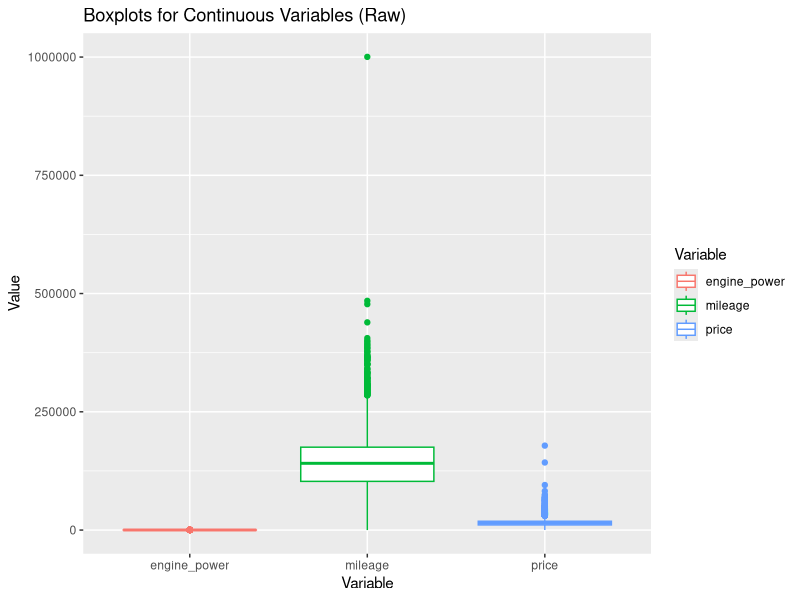
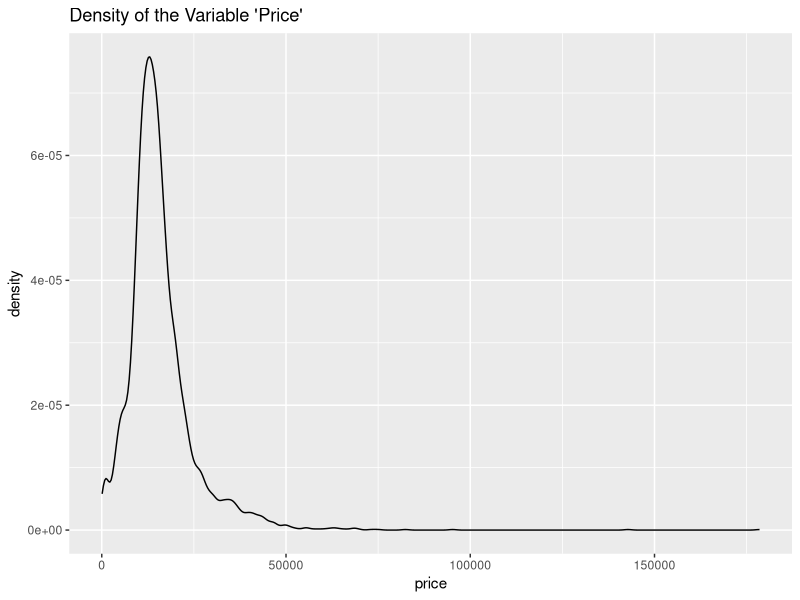
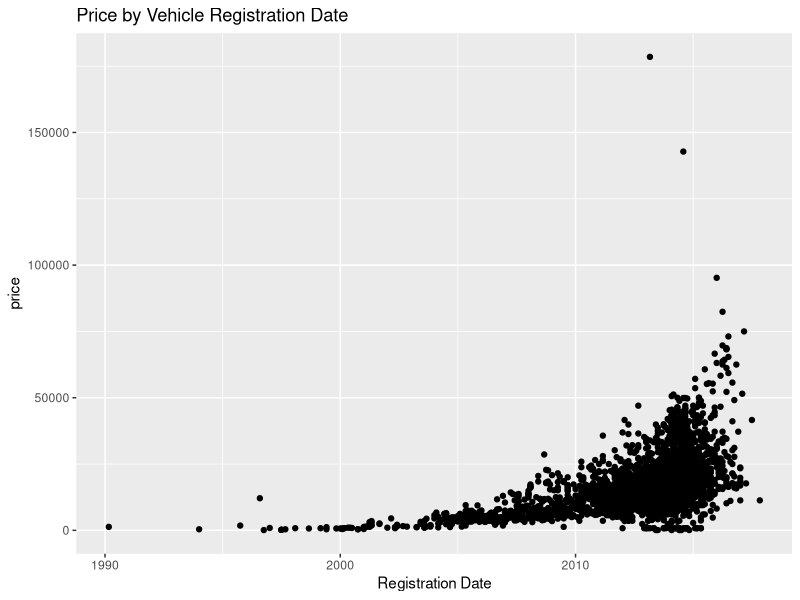
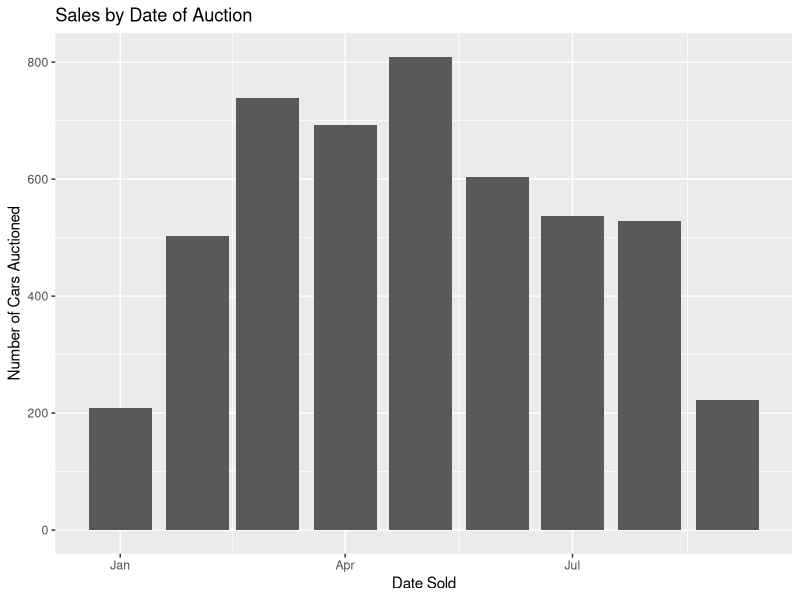
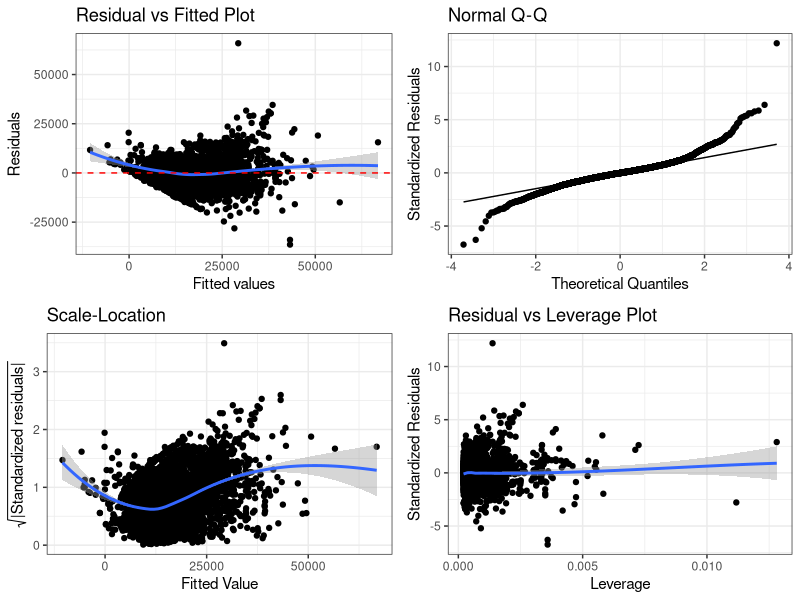
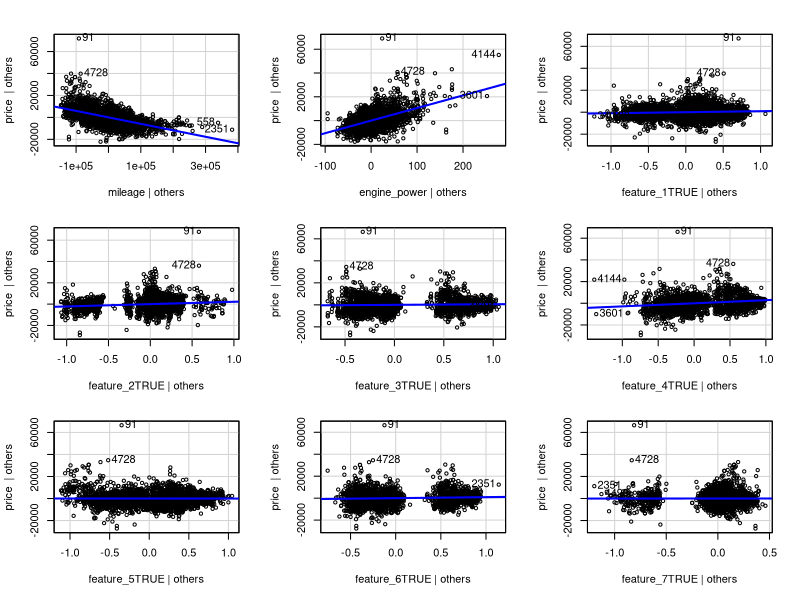
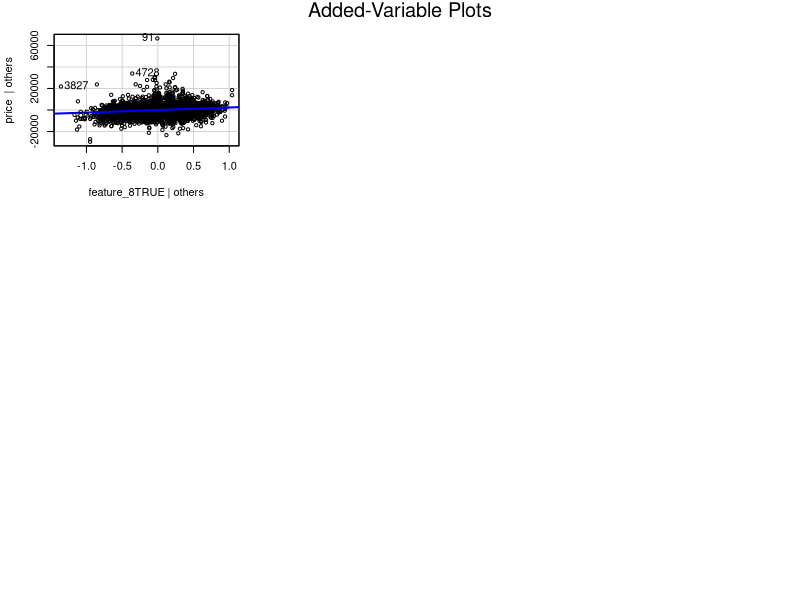
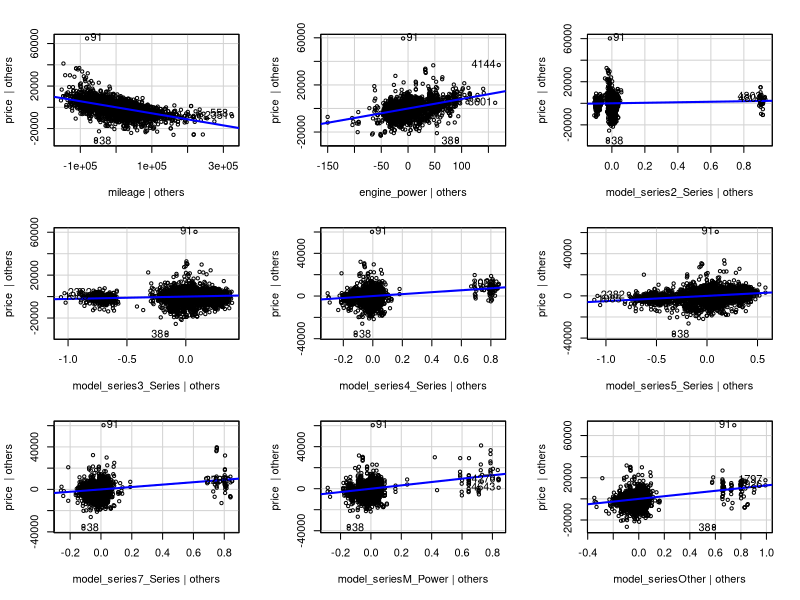

Write R code to recreate these figures, in order.
## ---- chunk 1
knitr::opts_chunk$set(
  echo = TRUE,    # Show the R code in the final output.
  fig.pos = "!h"  # Suggests to position figures "here" in the output.
)
## ---- chunk 2
mylibrary <- c("tidyverse", "cowplot", "GGally", "MASS", "ggplot2", "glmnet", "data.table", "car")
invisible(lapply(mylibrary, library, character.only = TRUE))
### load the data
dat_bmw <- read.csv("BMWpricing_updated.csv")
## ---- chunk 3
par(mfrow=c(2,2))
dat_bmw[,c("price", "mileage", "engine_power")]|>
  pivot_longer(everything(), values_to = "Value", names_to = "Variable") |>
  ggplot() + geom_boxplot(aes(x=Variable, y=Value, color=Variable)) +
  labs(title = "Boxplots for Continuous Variables (Raw)")

dat_bmw|>
  ggplot() + geom_density(aes(x=price)) +
  labs(title = "Density of the Variable 'Price'")

dat_bmw|>
  ggplot(aes(x = as.Date(registration_date, format = "%m/%d/%Y"), y = price)) +
  geom_point() + 
  labs(title = "Price by Vehicle Registration Date") +
  xlab("Registration Date")

dat_bmw|>
  ggplot(aes(x = as.Date(sold_at, format = "%m/%d/%Y"))) +
  geom_bar() + 
  labs(title = "Sales by Date of Auction") +
  xlab("Date Sold") +
  ylab("Number of Cars Auctioned")
  
## ---- chunk 4
dat_bmw_clean <- dat_bmw|>
  filter(mileage < 500000 & mileage > 0)|>
  filter(price < 100000)|>
  filter(engine_power != 0)
  
head(dat_bmw_clean)
## ---- chunk 5
### Create Model series variable
dat_bmw_clean <- dat_bmw_clean %>%
  mutate(model_series = case_when(
    grepl("^1", model_key) ~ "1_Series",
    grepl("^2", model_key) ~ "2_Series",
    grepl("^3", model_key) ~ "3_Series",
    grepl("^4", model_key) ~ "4_Series",
    grepl("^5", model_key) ~ "5_Series",
    grepl("^7", model_key) ~ "7_Series",
    grepl("^M|M$", model_key) ~ "M_Power",
    model_key %in% c("X1") ~ "X1",
    model_key %in% c("X3") ~ "X3",
    model_key %in% c("X5") ~ "X5",
    model_key %in% c("X6") ~ "X6",
    TRUE ~ "Other"
  ))
## ---- chunk 6
baseline_model <- lm(price ~ mileage + engine_power, data = dat_bmw_clean)
summary(baseline_model)
## ---- chunk 7
### Function to create diagnostic plots
diagPlot<-function(model){
    p1<-ggplot(model, aes(.fitted, .resid))+geom_point()
    p1<-p1+stat_smooth(method="loess")+geom_hline(yintercept=0, col="red", linetype="dashed")
    p1<-p1+xlab("Fitted values")+ylab("Residuals")
    p1<-p1+ggtitle("Residual vs Fitted Plot")+theme_bw()
    
    p2 <- ggplot(model, aes(sample = .stdresid)) +
      stat_qq() +
      stat_qq_line() +
      xlab("Theoretical Quantiles") +
      ylab("Standardized Residuals") +
      ggtitle("Normal Q-Q") +
      theme_bw()
    
    p3<-ggplot(model, aes(.fitted, sqrt(abs(.stdresid))))+geom_point(na.rm=TRUE)
    p3<-p3+stat_smooth(method="loess", na.rm = TRUE)+xlab("Fitted Value")
    p3<-p3+ylab(expression(sqrt("|Standardized residuals|")))
    p3<-p3+ggtitle("Scale-Location")+theme_bw()
    
    p5<-ggplot(model, aes(.hat, .stdresid))+geom_point(na.rm=TRUE)
    p5<-p5+stat_smooth(method="loess", na.rm=TRUE)
    p5<-p5+xlab("Leverage")+ylab("Standardized Residuals")
    p5<-p5+ggtitle("Residual vs Leverage Plot")
    p5<-p5+scale_size_continuous("Cook's Distance", range=c(1,5))
    p5<-p5+theme_bw()+theme(legend.position="bottom")
    
    #return(list(rvfPlot=p1, qqPlot=p2, sclLocPlot=p3, rvlevPlot=p5))
    plot_grid(p1, p2, p3, p5, align = "h")
}
## ---- chunk 8
diagPlot(baseline_model)
## ---- chunk 9
feature_model <- lm(price ~ mileage + engine_power + feature_1 + feature_2 + feature_3 + feature_4 + feature_5 + feature_6 + feature_7 + feature_8, data = dat_bmw_clean)
avPlots(feature_model)
## ---- chunk 10
Full_model <- lm(price ~ mileage + engine_power + model_series, data = dat_bmw_clean)
summary(Full_model)
avPlots(Full_model)
diagPlot(Full_model)

## ---- chunk 11
ggplot(data = dat_bmw_clean, mapping = aes(x = price, y = mileage)) +
  geom_point(color = "blue", size = 0.5) +
  theme_bw()

Full_model2 <- lm(price ~ mileage + engine_power + model_series + I(mileage^(1/2)), data = dat_bmw_clean)
summary(Full_model2)
anova(Full_model, Full_model2)

diagPlot(Full_model2)
## ---- chunk 12
Full_model3 <- lm(price ~ mileage + engine_power + model_series + I(mileage^(1/2)) + mileage:engine_power, data = dat_bmw_clean)
summary(Full_model3)
anova(Full_model2, Full_model3)
anova(Full_model, Full_model3)
anova(baseline_model, Full_model3)

diagPlot(Full_model3)
## ---- chunk 13
set.seed(2025)
group <- split(sample(1:nrow(dat_bmw_clean)),rep(1:2, times=c(nrow(dat_bmw_clean)/2, nrow(dat_bmw_clean)/2)))

dat_train <- dat_bmw_clean[group$`1`, ]
dat_test <- dat_bmw_clean[group$`2`, ]

## fit Full_model4 to the training data ##
Full_model3_train <- lm(price ~ mileage + engine_power + model_series + I(mileage^(1/2)) + mileage:engine_power, data = dat_train)
summary(Full_model3_train)
## ---- chunk 14
#### predict new data using model_full_train and model 2 ####
dat_test$price_new <- predict(Full_model3_train, newdata = dat_test[,-17])

#### performance on predicting ####
dat_predict <- dat_test[,c("price", "mileage", "price_new")]
## R^2
fun_r2 <- function(obe, pred){
  rss <- sum((obe-pred)^2)
  sst <- sum((obe-mean(obe))^2)
  r2 <- 1 - rss/sst
  
  return(r2)
}
fun_r2(dat_predict$price, dat_predict$price_new)

## MSE
fun_mse <- function(obe, pred){
  mse <- (sum((obe-pred)^2))/length(pred)
  
  return(mse)
}
fun_mse(dat_predict$price, dat_predict$price_new)

## MAE
fun_mae <- function(obe, pred){
  mse <- (sum(abs(obe-pred)))/length(pred)
  
  return(mse)
}
fun_mae(dat_predict$price, dat_predict$price_new)

summary(dat_predict$price)
summary(dat_predict$price_new)
## ---- chunk 15
dat_predict$price <- as.numeric(dat_predict$price)
dat_predict$mileage <- as.numeric(dat_predict$mileage)

ggplot() +
  geom_point(data = dat_predict, aes(x = mileage, y = price, color = "Observation"), size = 0.5) +
  geom_point(data = dat_predict, aes(x = mileage, y = price_new, color = "Prediction"), alpha = 0.5, size = 0.5) +
  labs(title = "Prediction of Price with primary and sensitivity analysis") +
  xlab("Mileage") +
  ylab("Price") +
  scale_color_manual(name = element_blank(), values = c("Observation" = "grey60", "Prediction" = "blue")) +
  theme_bw()
## ---- chunk 16


dat_age <- dat_bmw_clean|>
  mutate(age = 2018 - year(as.Date(registration_date, format = "%m/%d/%Y")))|>
  mutate(is_116 = ifelse(model_key == "116", 1, 0))|>
  mutate(is_318 = ifelse(model_key == "318", 1, 0))|>
  mutate(is_X1 = ifelse(model_key == "X1", 1, 0))|>
  mutate(is_X3 = ifelse(model_key == "X3", 1, 0))

# determine models with sufficient data
model_candidates <- dat_bmw_clean|>
  group_by(model_key)|>
  summarize(n = n())|>
  filter(n > 100)
model_candidates
model_candidates$model_key

# narrow down number of models considered
coefs = c()
confintlbs = c()

for(i in seq(1:length(model_candidates$model_key))){
  temp.df <- dat_age|>
    filter(model_key == model_candidates$model_key[i])
  temp.lm <- lm(log(price) ~ age, data = temp.df)
  coefs = c(coefs, coef(temp.lm)[2])
  confintlbs = c(confintlbs, confint(temp.lm)[2])
}

rm(temp.df)
rm(temp.lm)

results = cbind(coefs, confintlbs, model_candidates$model_key)
results

age_model <- lm(formula = price ~ mileage + engine_power + model_series + I(mileage^(1/2)) + mileage:engine_power + age + age:is_318 + age:is_X1 + age:is_X3 + age:is_116, data = dat_age)
summary(age_model)

vif(age_model)
diagPlot(age_model)


